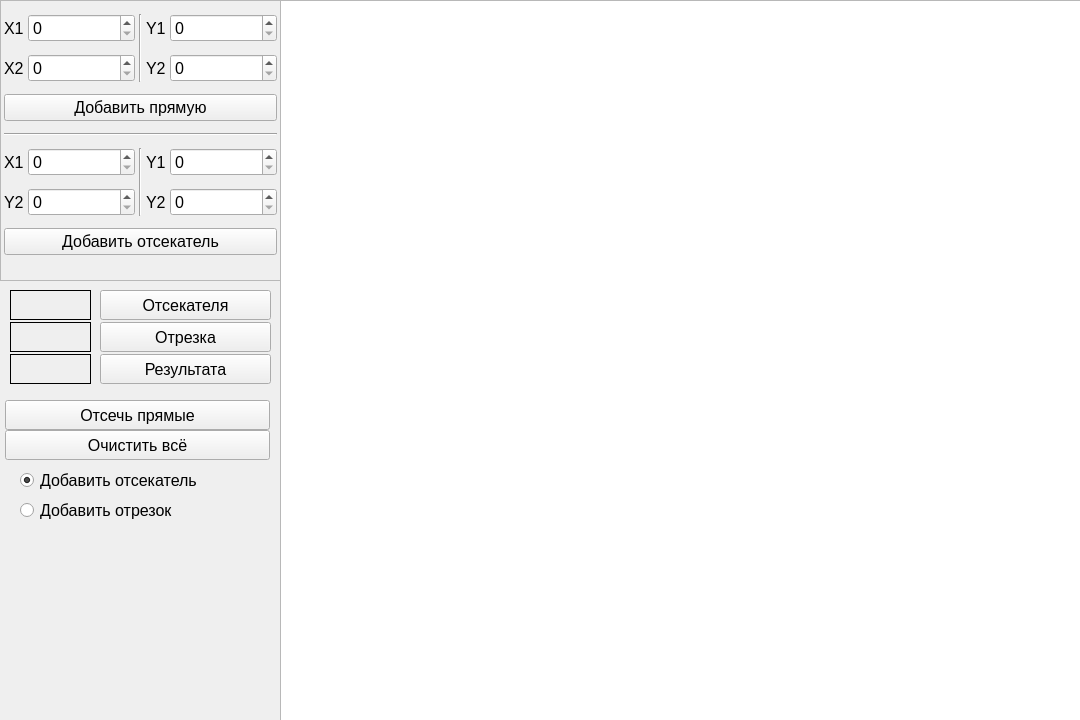
<?xml version="1.0" encoding="UTF-8"?>
<ui version="4.0">
 <class>MainWindow</class>
 <widget class="QMainWindow" name="MainWindow">
  <property name="geometry">
   <rect>
    <x>0</x>
    <y>0</y>
    <width>1080</width>
    <height>720</height>
   </rect>
  </property>
  <property name="font">
   <font>
    <pointsize>12</pointsize>
   </font>
  </property>
  <property name="windowTitle">
   <string>MainWindow</string>
  </property>
  <widget class="QWidget" name="centralwidget">
   <widget class="QLabel" name="rectClrLabel">
    <property name="geometry">
     <rect>
      <x>10</x>
      <y>290</y>
      <width>81</width>
      <height>30</height>
     </rect>
    </property>
    <property name="frameShape">
     <enum>QFrame::Box</enum>
    </property>
    <property name="text">
     <string/>
    </property>
   </widget>
   <widget class="QPushButton" name="rectClrButton">
    <property name="geometry">
     <rect>
      <x>100</x>
      <y>290</y>
      <width>171</width>
      <height>30</height>
     </rect>
    </property>
    <property name="text">
     <string>Отсекателя</string>
    </property>
   </widget>
   <widget class="QPushButton" name="clearButton">
    <property name="geometry">
     <rect>
      <x>5</x>
      <y>430</y>
      <width>265</width>
      <height>30</height>
     </rect>
    </property>
    <property name="text">
     <string>Очистить всё</string>
    </property>
   </widget>
   <widget class="QPushButton" name="fillButton">
    <property name="geometry">
     <rect>
      <x>5</x>
      <y>400</y>
      <width>265</width>
      <height>30</height>
     </rect>
    </property>
    <property name="text">
     <string>Отсечь прямые</string>
    </property>
   </widget>
   <widget class="QRadioButton" name="radioButton">
    <property name="geometry">
     <rect>
      <x>20</x>
      <y>470</y>
      <width>181</width>
      <height>20</height>
     </rect>
    </property>
    <property name="text">
     <string>Добавить отсекатель</string>
    </property>
    <property name="checked">
     <bool>true</bool>
    </property>
   </widget>
   <widget class="QLabel" name="lineClrLabel">
    <property name="geometry">
     <rect>
      <x>10</x>
      <y>322</y>
      <width>81</width>
      <height>30</height>
     </rect>
    </property>
    <property name="frameShape">
     <enum>QFrame::Box</enum>
    </property>
    <property name="text">
     <string/>
    </property>
   </widget>
   <widget class="QPushButton" name="lineClrButton">
    <property name="geometry">
     <rect>
      <x>100</x>
      <y>322</y>
      <width>171</width>
      <height>30</height>
     </rect>
    </property>
    <property name="text">
     <string>Отрезка</string>
    </property>
   </widget>
   <widget class="QPushButton" name="resClrButton">
    <property name="geometry">
     <rect>
      <x>100</x>
      <y>354</y>
      <width>171</width>
      <height>30</height>
     </rect>
    </property>
    <property name="text">
     <string>Результата</string>
    </property>
   </widget>
   <widget class="QLabel" name="resClrLabel">
    <property name="geometry">
     <rect>
      <x>10</x>
      <y>354</y>
      <width>81</width>
      <height>30</height>
     </rect>
    </property>
    <property name="frameShape">
     <enum>QFrame::Box</enum>
    </property>
    <property name="text">
     <string/>
    </property>
   </widget>
   <widget class="QGraphicsView" name="graphicsView">
    <property name="geometry">
     <rect>
      <x>280</x>
      <y>0</y>
      <width>801</width>
      <height>721</height>
     </rect>
    </property>
    <property name="verticalScrollBarPolicy">
     <enum>Qt::ScrollBarAlwaysOff</enum>
    </property>
    <property name="horizontalScrollBarPolicy">
     <enum>Qt::ScrollBarAlwaysOff</enum>
    </property>
   </widget>
   <widget class="QRadioButton" name="radioButton_2">
    <property name="geometry">
     <rect>
      <x>20</x>
      <y>500</y>
      <width>181</width>
      <height>21</height>
     </rect>
    </property>
    <property name="text">
     <string>Добавить отрезок</string>
    </property>
   </widget>
   <widget class="QFrame" name="frame">
    <property name="enabled">
     <bool>true</bool>
    </property>
    <property name="geometry">
     <rect>
      <x>0</x>
      <y>0</y>
      <width>281</width>
      <height>281</height>
     </rect>
    </property>
    <property name="sizePolicy">
     <sizepolicy hsizetype="Preferred" vsizetype="Preferred">
      <horstretch>0</horstretch>
      <verstretch>0</verstretch>
     </sizepolicy>
    </property>
    <property name="frameShape">
     <enum>QFrame::StyledPanel</enum>
    </property>
    <property name="frameShadow">
     <enum>QFrame::Raised</enum>
    </property>
    <layout class="QGridLayout" name="gridLayout" rowstretch="0,3,0,0,0,0,0" columnstretch="0,3,0,0,3">
     <property name="sizeConstraint">
      <enum>QLayout::SetNoConstraint</enum>
     </property>
     <property name="leftMargin">
      <number>3</number>
     </property>
     <property name="topMargin">
      <number>4</number>
     </property>
     <property name="rightMargin">
      <number>3</number>
     </property>
     <property name="horizontalSpacing">
      <number>4</number>
     </property>
     <property name="verticalSpacing">
      <number>3</number>
     </property>
     <item row="5" column="4">
      <widget class="QSpinBox" name="Y2RspinBox">
       <property name="maximum">
        <number>720</number>
       </property>
      </widget>
     </item>
     <item row="4" column="3">
      <widget class="QLabel" name="label_6">
       <property name="text">
        <string>Y1</string>
       </property>
      </widget>
     </item>
     <item row="0" column="4">
      <widget class="QSpinBox" name="Y1LspinBox">
       <property name="maximum">
        <number>720</number>
       </property>
      </widget>
     </item>
     <item row="5" column="3">
      <widget class="QLabel" name="label_8">
       <property name="text">
        <string>Y2</string>
       </property>
      </widget>
     </item>
     <item row="1" column="4">
      <widget class="QSpinBox" name="Y2LspinBox">
       <property name="maximum">
        <number>720</number>
       </property>
      </widget>
     </item>
     <item row="0" column="2" rowspan="2">
      <widget class="Line" name="line_2">
       <property name="orientation">
        <enum>Qt::Vertical</enum>
       </property>
      </widget>
     </item>
     <item row="4" column="1">
      <widget class="QSpinBox" name="X1RspinBox">
       <property name="maximum">
        <number>800</number>
       </property>
      </widget>
     </item>
     <item row="5" column="1">
      <widget class="QSpinBox" name="X2RspinBox">
       <property name="maximum">
        <number>800</number>
       </property>
      </widget>
     </item>
     <item row="1" column="1">
      <widget class="QSpinBox" name="X2LspinBox">
       <property name="maximum">
        <number>800</number>
       </property>
      </widget>
     </item>
     <item row="1" column="3">
      <widget class="QLabel" name="label_4">
       <property name="text">
        <string>Y2</string>
       </property>
      </widget>
     </item>
     <item row="0" column="3">
      <widget class="QLabel" name="label_2">
       <property name="text">
        <string>Y1</string>
       </property>
      </widget>
     </item>
     <item row="4" column="4">
      <widget class="QSpinBox" name="Y1RspinBox">
       <property name="maximum">
        <number>720</number>
       </property>
      </widget>
     </item>
     <item row="0" column="1">
      <widget class="QSpinBox" name="X1LspinBox">
       <property name="maximum">
        <number>800</number>
       </property>
      </widget>
     </item>
     <item row="4" column="2" rowspan="2">
      <widget class="Line" name="line">
       <property name="orientation">
        <enum>Qt::Vertical</enum>
       </property>
      </widget>
     </item>
     <item row="0" column="0">
      <widget class="QLabel" name="label_7">
       <property name="sizePolicy">
        <sizepolicy hsizetype="Minimum" vsizetype="Minimum">
         <horstretch>0</horstretch>
         <verstretch>0</verstretch>
        </sizepolicy>
       </property>
       <property name="text">
        <string>X1</string>
       </property>
      </widget>
     </item>
     <item row="1" column="0">
      <widget class="QLabel" name="label_9">
       <property name="sizePolicy">
        <sizepolicy hsizetype="Minimum" vsizetype="Minimum">
         <horstretch>0</horstretch>
         <verstretch>0</verstretch>
        </sizepolicy>
       </property>
       <property name="text">
        <string>X2</string>
       </property>
      </widget>
     </item>
     <item row="4" column="0">
      <widget class="QLabel" name="label">
       <property name="text">
        <string>X1</string>
       </property>
      </widget>
     </item>
     <item row="5" column="0">
      <widget class="QLabel" name="label_3">
       <property name="text">
        <string>Y2</string>
       </property>
      </widget>
     </item>
     <item row="6" column="0" colspan="5">
      <widget class="QPushButton" name="AddRectBtn">
       <property name="text">
        <string>Добавить отсекатель</string>
       </property>
      </widget>
     </item>
     <item row="2" column="0" colspan="5">
      <widget class="QPushButton" name="AddLineBtn">
       <property name="text">
        <string>Добавить прямую</string>
       </property>
      </widget>
     </item>
     <item row="3" column="0" colspan="5">
      <widget class="Line" name="line_3">
       <property name="orientation">
        <enum>Qt::Horizontal</enum>
       </property>
      </widget>
     </item>
    </layout>
   </widget>
  </widget>
 </widget>
 <resources/>
 <connections/>
</ui>
